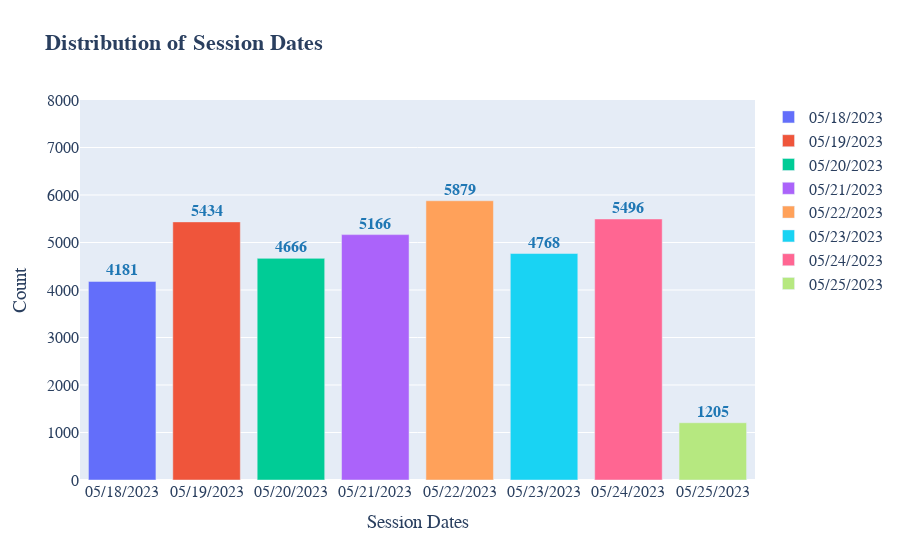

Notebook cell for this chart:
### Markdown cell above
### Daily Active Sessions

### Code cell
# Number of unique sessions per day
copy_df = df.copy()
copy_df['impression_time'] = copy_df['impression_time'].apply(lambda x: x.strftime('%m/%d/%Y'))

unique_sessions_per_day = copy_df.groupby(by = 'session_id')['impression_time'].min()
tmp_dau_df = pd.DataFrame(data = unique_sessions_per_day.values, index = unique_sessions_per_day.keys(), columns= ['Session Dates'])

# Plot
multiple_subset_bar(df_ = tmp_dau_df , feature_ = 'Session Dates', yrange = [0, 8000])

### Figure 1 — Plotly figure (JSON) as saved in the notebook; plotly's stock layout.template omitted (floating-point values rounded to 4 significant figures)
{"data": [{"name": "05/18/2023", "text": "<b>4181<b>", "textfont": {"color": "#1f77b4", "family": "sans serif", "size": 16}, "textposition": "outside", "type": "bar", "x": ["05/18/2023"], "y": [4181]}, {"name": "05/19/2023", "text": "<b>5434<b>", "textfont": {"color": "#1f77b4", "family": "sans serif", "size": 16}, "textposition": "outside", "type": "bar", "x": ["05/19/2023"], "y": [5434]}, {"name": "05/20/2023", "text": "<b>4666<b>", "textfont": {"color": "#1f77b4", "family": "sans serif", "size": 16}, "textposition": "outside", "type": "bar", "x": ["05/20/2023"], "y": [4666]}, {"name": "05/21/2023", "text": "<b>5166<b>", "textfont": {"color": "#1f77b4", "family": "sans serif", "size": 16}, "textposition": "outside", "type": "bar", "x": ["05/21/2023"], "y": [5166]}, {"name": "05/22/2023", "text": "<b>5879<b>", "textfont": {"color": "#1f77b4", "family": "sans serif", "size": 16}, "textposition": "outside", "type": "bar", "x": ["05/22/2023"], "y": [5879]}, {"name": "05/23/2023", "text": "<b>4768<b>", "textfont": {"color": "#1f77b4", "family": "sans serif", "size": 16}, "textposition": "outside", "type": "bar", "x": ["05/23/2023"], "y": [4768]}, {"name": "05/24/2023", "text": "<b>5496<b>", "textfont": {"color": "#1f77b4", "family": "sans serif", "size": 16}, "textposition": "outside", "type": "bar", "x": ["05/24/2023"], "y": [5496]}, {"name": "05/25/2023", "text": "<b>1205<b>", "textfont": {"color": "#1f77b4", "family": "sans serif", "size": 16}, "textposition": "outside", "type": "bar", "x": ["05/25/2023"], "y": [1205]}], "layout": {"font": {"family": "Courier New, monospace", "size": 16}, "title": {"text": "<b>Distribution of Session Dates<b>"}, "uniformtext": {"minsize": 8, "mode": "hide"}, "xaxis": {"title": {"text": "Session Dates"}}, "yaxis": {"range": [0, 8000], "title": {"text": "Count"}}}}
